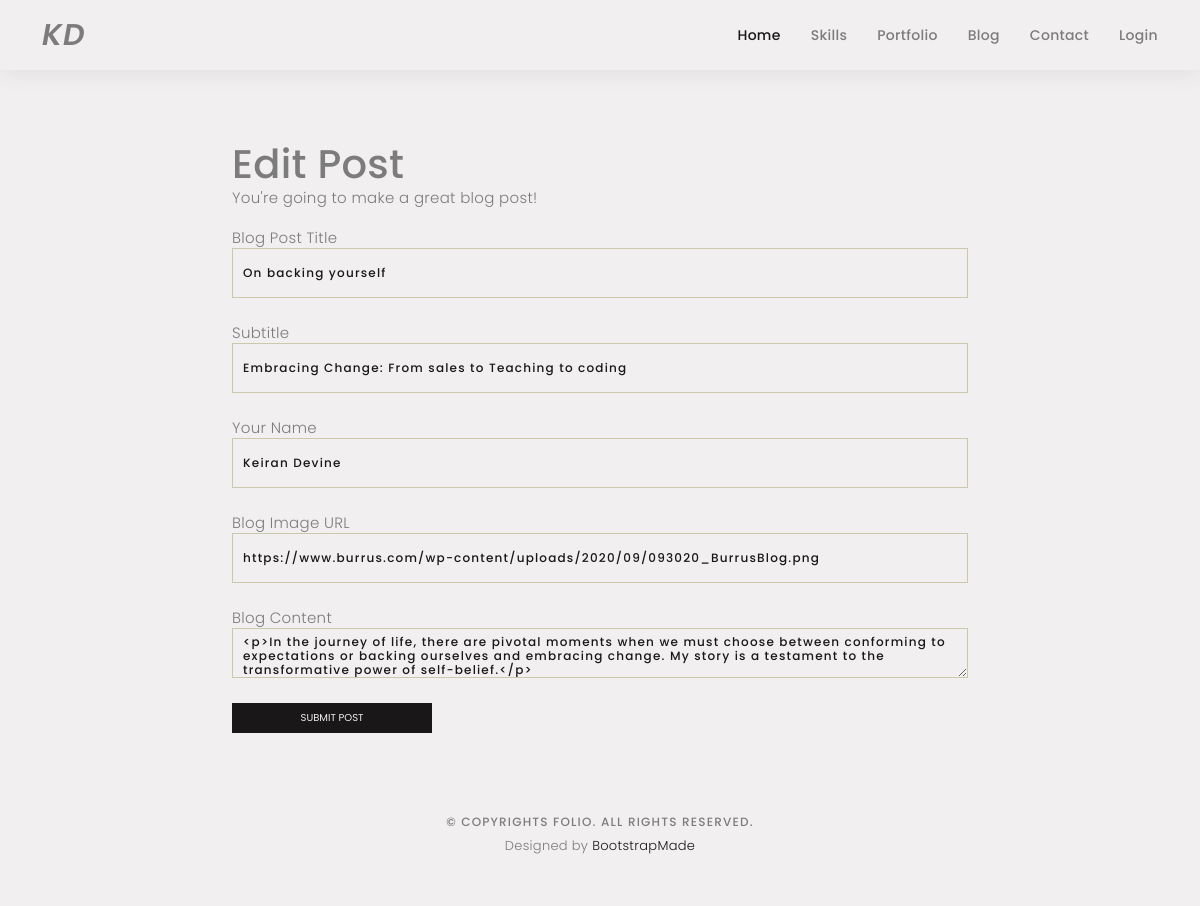
Before: /edit/2 with the older database file.
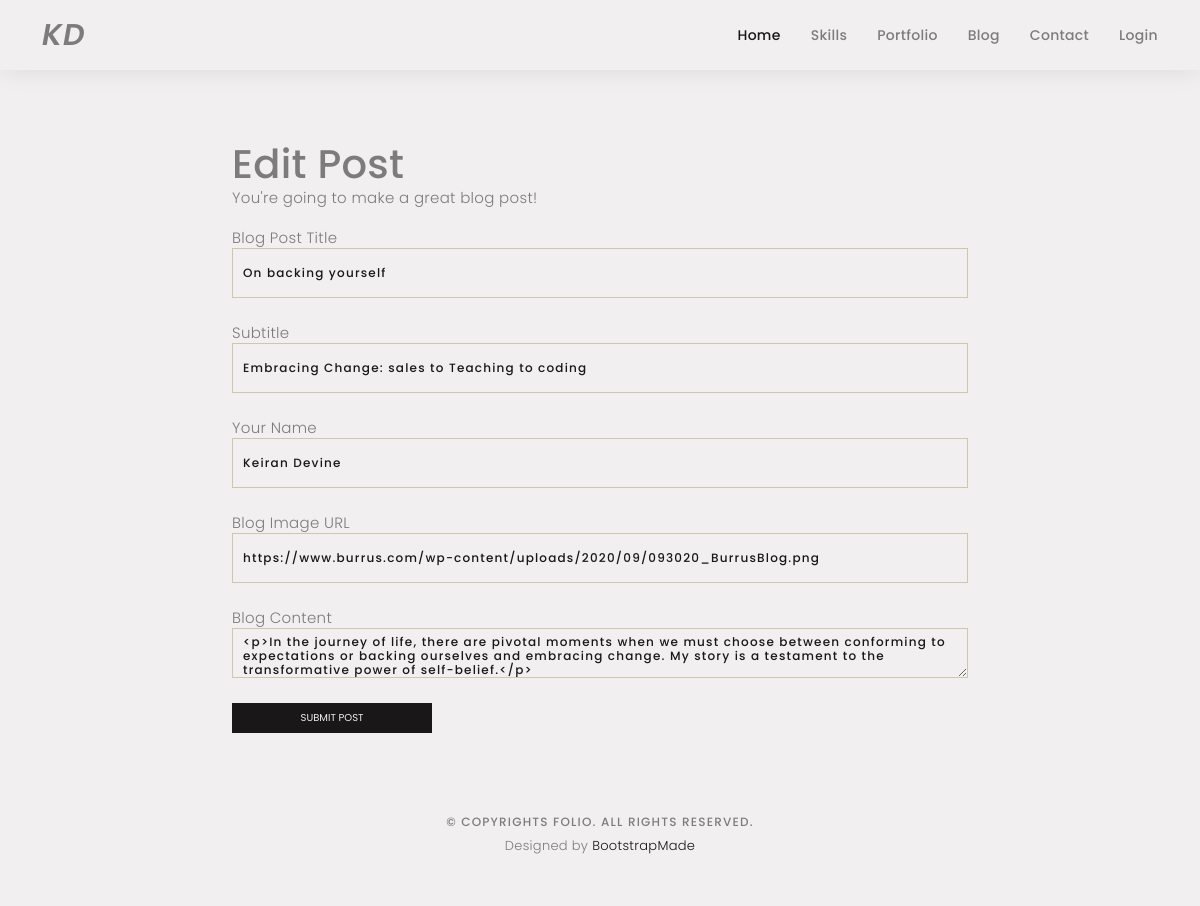
After: the same page with the newer database file.
### main.py (models this page shows)
class BlogPost(db.Model):
    id = db.Column(db.Integer, primary_key=True)
    title = db.Column(db.String(250), unique=True, nullable=False)
    subtitle = db.Column(db.String(250), nullable=False)
    date = db.Column(db.String(250), nullable=False)
    body = db.Column(db.Text, nullable=False)
    author = db.Column(db.String(250), nullable=False)
    img_url = db.Column(db.String(250), nullable=False)

### main.py (the view, shortened to what this page needs)
@app.route('/edit/<int:post_id>', methods=['GET', 'POST'])
def edit_post(post_id):
    post_to_edit = BlogPost.query.get(post_id)
    edit_form = CreatePostForm(
        title=post_to_edit.title,
        subtitle=post_to_edit.subtitle,
        author=post_to_edit.author,
        img_url=post_to_edit.img_url,
        body=post_to_edit.body
    )
    return render_template('make-post.html', id=post_id, form=edit_form)

### main.py
class CreatePostForm(FlaskForm):
    title = StringField("Blog Post Title", validators=[DataRequired()])
    subtitle = StringField("Subtitle", validators=[DataRequired()])
    author = StringField("Your Name", validators=[DataRequired()])
    img_url = StringField("Blog Image URL", validators=[DataRequired(), URL()])
    body = CKEditorField("Blog Content", validators=[DataRequired()])
    submit = SubmitField("Submit Post")

### templates/make-post.html (shortened to what this page needs)
{% extends 'base.html' %}
{% import "bootstrap/wtf.html" as wtf %}
{% block content %}
<br>
<br>
<div class="container">
      <div class="row">
        <div class="col-lg-8 col-md-10 mx-auto">
          <div class="page-heading">
            {% if id %}
            <h1>Edit Post</h1>
            {% else %}
            <h1>Create New Post</h1>
            {% endif %}
            <span class="subheading">You're going to make a great blog post!<br><br></span>
          </div>
        </div>
      </div>
    </div>
  <div class="container form-container">
    <div class="row">
      <div class="col-lg-8 col-md-10 mx-auto">
          {{ wtf.quick_form(form, button_map={'submit': 'primary'}) }}
      </div>
    </div>
  </div>
{% endblock %}

Changed rows visible on the page:
changed BlogPost "On backing yourself": subtitle "Embracing Change: From sales to Teaching to coding" → "Embracing Change: sales to Teaching to coding"
